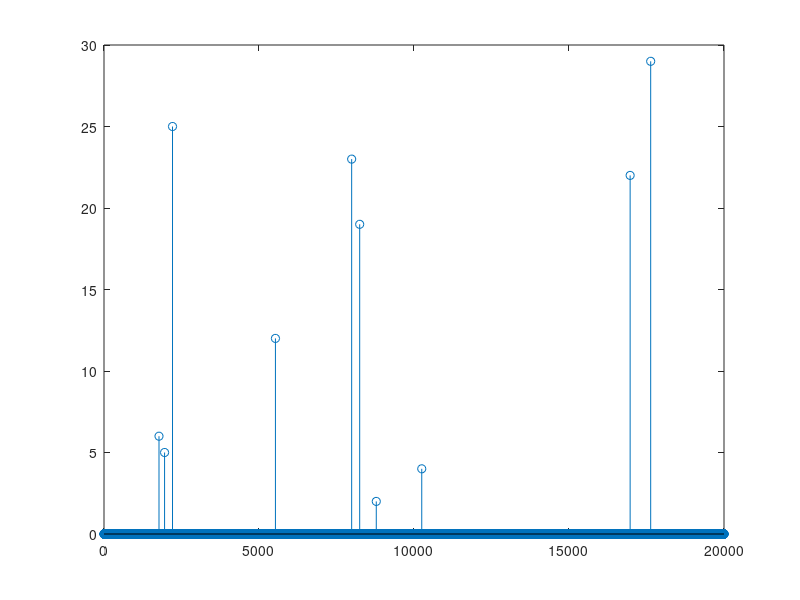
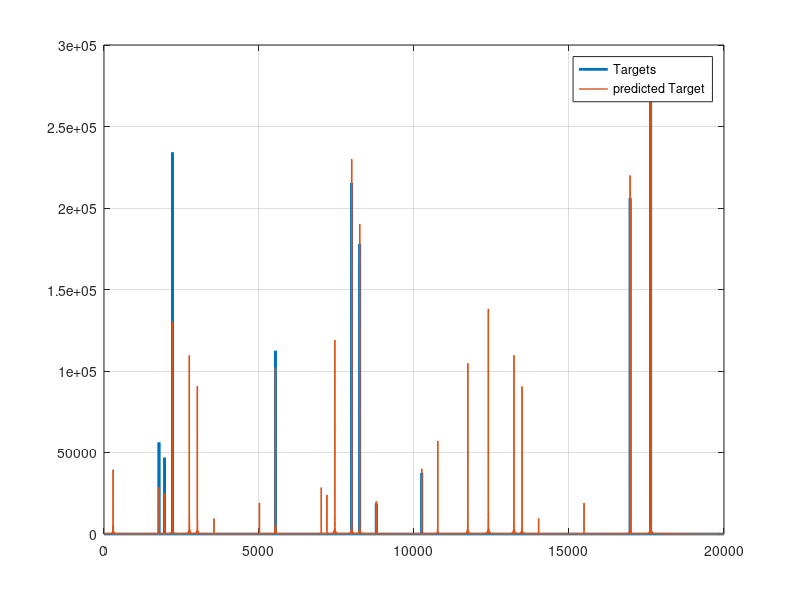

The MATLAB script that drew these images, in order:
close all;
clear all;
clc;
%% 
% Kianoush Aqabakee  student ID: 9512103311
%% Chirp signal generation
omega=linspace(-pi,pi,1024);
t=0:50000;
a=zeros(1,4001);
T=t(1:10000);

signal=exp(j*(0.1*T+0.0006*T.*T));
chirp=cat(2,signal,a);
%% f0 signal generation with random samples
n=10; % number of points
x_n=randperm(20000,n); % for dirac
sigma_n=randperm(3*n,n); % for sigma
x=linspace(1,20000,20000);
f0=zeros(size(x));
for i = 1:length(x_n)
    f0(x==x_n(i))=sigma_n(i);
end
figure
stem(x,f0)
%% Deramping
s=conv(f0,chirp,'same');
sc=abs(conv(conj(s),flip(chirp),'same'));
a=0;
b=0;
for i=1:1:length(f0)
    a=a+(i-1)*f0(i)^2;
    b=b+x(i)^2;
end
Xc=a/b;
%% Plot
figure
plot(f0*(max(sc)/max(f0)),'Linewidth',2); 
hold on;
plot(sc,'Linewidth',1);legend('Targets','predicted Target'); 
grid('on');
